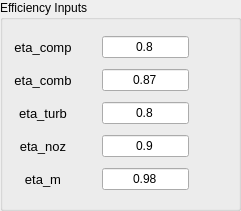
    <widget class="QGroupBox" name="groupBox_3">
     <property name="geometry">
      <rect>
       <x>560</x>
       <y>10</y>
       <width>241</width>
       <height>211</height>
      </rect>
     </property>
     <property name="title">
      <string>Efficiency Inputs</string>
     </property>
     <layout class="QGridLayout" name="gridLayout_6">
      <property name="horizontalSpacing">
       <number>30</number>
      </property>
      <item row="0" column="0">
       <widget class="QLabel" name="label_10">
        <property name="font">
         <font>
          <pointsize>10</pointsize>
         </font>
        </property>
        <property name="text">
         <string>eta_comp</string>
        </property>
        <property name="alignment">
         <set>Qt::AlignCenter</set>
        </property>
       </widget>
      </item>
      <item row="0" column="1">
       <widget class="QLineEdit" name="lineEdit_10">
        <property name="enabled">
         <bool>true</bool>
        </property>
        <property name="text">
         <string>0.8</string>
        </property>
        <property name="alignment">
         <set>Qt::AlignCenter</set>
        </property>
       </widget>
      </item>
      <item row="0" column="2">
       <widget class="QLabel" name="label_22">
        <property name="font">
         <font>
          <pointsize>10</pointsize>
         </font>
        </property>
        <property name="text">
         <string/>
        </property>
        <property name="alignment">
         <set>Qt::AlignCenter</set>
        </property>
       </widget>
      </item>
      <item row="1" column="0">
       <widget class="QLabel" name="label_25">
        <property name="font">
         <font>
          <pointsize>10</pointsize>
         </font>
        </property>
        <property name="text">
         <string>eta_comb</string>
        </property>
        <property name="alignment">
         <set>Qt::AlignCenter</set>
        </property>
       </widget>
      </item>
      <item row="1" column="1">
       <widget class="QLineEdit" name="lineEdit_18">
        <property name="enabled">
         <bool>true</bool>
        </property>
        <property name="text">
         <string>0.87</string>
        </property>
        <property name="alignment">
         <set>Qt::AlignCenter</set>
        </property>
       </widget>
      </item>
      <item row="1" column="2">
       <widget class="QLabel" name="label_32">
        <property name="font">
         <font>
          <pointsize>10</pointsize>
         </font>
        </property>
        <property name="text">
         <string/>
        </property>
        <property name="alignment">
         <set>Qt::AlignCenter</set>
        </property>
       </widget>
      </item>
      <item row="2" column="0">
       <widget class="QLabel" name="label_33">
        <property name="font">
         <font>
          <pointsize>10</pointsize>
         </font>
        </property>
        <property name="text">
         <string>eta_turb</string>
        </property>
        <property name="alignment">
         <set>Qt::AlignCenter</set>
        </property>
       </widget>
      </item>
      <item row="2" column="1">
       <widget class="QLineEdit" name="lineEdit_19">
        <property name="enabled">
         <bool>true</bool>
        </property>
        <property name="text">
         <string>0.8</string>
        </property>
        <property name="alignment">
         <set>Qt::AlignCenter</set>
        </property>
       </widget>
      </item>
      <item row="2" column="2">
       <widget class="QLabel" name="label_34">
        <property name="font">
         <font>
          <pointsize>10</pointsize>
         </font>
        </property>
        <property name="text">
         <string/>
        </property>
        <property name="alignment">
         <set>Qt::AlignCenter</set>
        </property>
       </widget>
      </item>
      <item row="3" column="0">
       <widget class="QLabel" name="label_35">
        <property name="font">
         <font>
          <pointsize>10</pointsize>
         </font>
        </property>
        <property name="text">
         <string>eta_noz</string>
        </property>
        <property name="alignment">
         <set>Qt::AlignCenter</set>
        </property>
       </widget>
      </item>
      <item row="3" column="1">
       <widget class="QLineEdit" name="lineEdit_20">
        <property name="enabled">
         <bool>true</bool>
        </property>
        <property name="text">
         <string>0.9</string>
        </property>
        <property name="alignment">
         <set>Qt::AlignCenter</set>
        </property>
       </widget>
      </item>
      <item row="3" column="2">
       <widget class="QLabel" name="label_36">
        <property name="font">
         <font>
          <pointsize>10</pointsize>
         </font>
        </property>
        <property name="text">
         <string/>
        </property>
        <property name="alignment">
         <set>Qt::AlignCenter</set>
        </property>
       </widget>
      </item>
      <item row="4" column="0">
       <widget class="QLabel" name="label_54">
        <property name="font">
         <font>
          <pointsize>10</pointsize>
         </font>
        </property>
        <property name="text">
         <string>eta_m</string>
        </property>
        <property name="alignment">
         <set>Qt::AlignCenter</set>
        </property>
       </widget>
      </item>
      <item row="4" column="2">
       <widget class="QLabel" name="label_55">
        <property name="font">
         <font>
          <pointsize>10</pointsize>
         </font>
        </property>
        <property name="text">
         <string/>
        </property>
        <property name="alignment">
         <set>Qt::AlignCenter</set>
        </property>
       </widget>
      </item>
      <item row="4" column="1">
       <widget class="QLineEdit" name="lineEdit_27">
        <property name="enabled">
         <bool>true</bool>
        </property>
        <property name="text">
         <string>0.98</string>
        </property>
        <property name="alignment">
         <set>Qt::AlignCenter</set>
        </property>
       </widget>
      </item>
     </layout>
    </widget>
